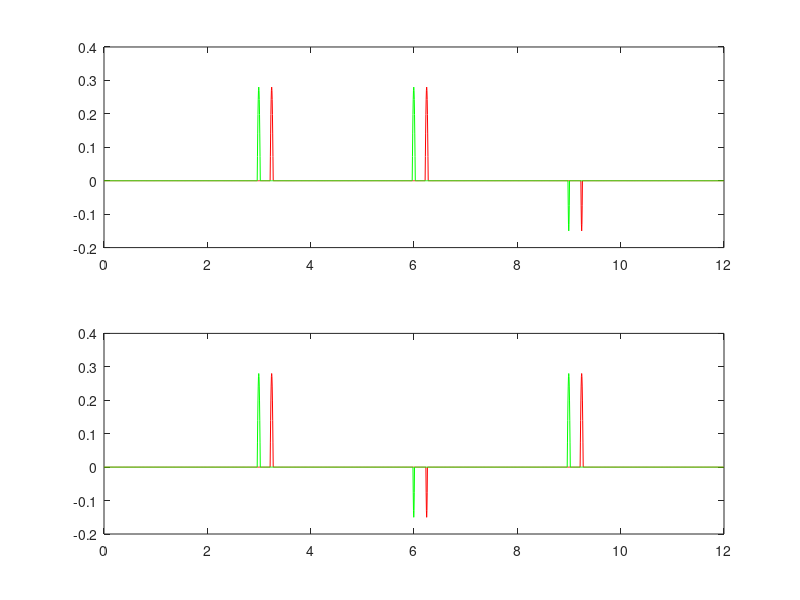

Here is the MATLAB script that generated this plot:
clear all;
close all;
%%%%%% Change parameters
global Ms mr1 mr2 mr3 mr4 k1 k2 k3 k4 kp I_teta I_phi Lr Lf  Hf Hr 

Ms=1100;  % Kg
mr1=20;    % Kg
mr2=20;    % Kg
mr3=30;    % Kg
mr4=30;    % Kg
k1=20000; % N/m
k2=20000; % N/m
k3=15000; % N/m
k4=15000; % N/m
kp=150000;% N/m

I_teta=310; % N m s^2
I_phi=310;  % N m s^2
Lr=1.5; % m
Lf=1; % m
Hr=0.625; % m
Hf=0.625; % m

% Simulation set up

dt=1/200;
t=0:dt:12;

% Bump
v=10; % Speed in m/s


A1=0.28;
init1=594;
fim1=606;

Last=length(t)-1;
T=(Lr+Lf)/v;
N=round(T/dt);

w1=zeros(1,length(t)-1);
w3=zeros(1,length(t)-1);

%%%% First Bump
for jj=1:length(t)
    
    if (jj>init1) && (jj<fim1)
        w3(jj)=A1*sin(((t(jj)-t(init1))/(t(fim1)-t(init1)))*pi);

    end
    ii=jj+50;
    if (jj>init1) && (jj<fim1)
        w1(ii)=A1*sin(((t(jj)-t(init1))/(t(fim1)-t(init1)))*pi);

    end
end

w2=w1;
w4=w3;

init1=1194;
fim1=1206;
init2=1197;
fim2=1203;
A1=0.28;
A2=-0.15;

%%%% Second Bump
for jj=1:length(t)
    
    if (jj>init1) && (jj<fim1)
        w3(jj)=A1*sin(((t(jj)-t(init1))/(t(fim1)-t(init1)))*pi);

    end
    ii=jj+50;
    if (jj>init1) && (jj<fim1)
        w1(ii)=A1*sin(((t(jj)-t(init1))/(t(fim1)-t(init1)))*pi);

    end
    
    
    
    if (jj>init2) && (jj<fim2)
        w4(jj)=A2*sin(((t(jj)-t(init2))/(t(fim2)-t(init2)))*pi);

    end
    ii=jj+50;
    if (jj>init2) && (jj<fim2)
        w2(ii)=A2*sin(((t(jj)-t(init2))/(t(fim2)-t(init2)))*pi);

    end
end

init1=1797;
fim1=1803;
init2=1794;
fim2=1806;
A1=-0.15;
A2=0.28;

%%%% Third Bump
for jj=1:length(t)
    
    if (jj>init1) && (jj<fim1)
        w3(jj)=A1*sin(((t(jj)-t(init1))/(t(fim1)-t(init1)))*pi);

    end
    ii=jj+50;
    if (jj>init1) && (jj<fim1)
        w1(ii)=A1*sin(((t(jj)-t(init1))/(t(fim1)-t(init1)))*pi);

    end
    
    
    
    if (jj>init2) && (jj<fim2)
        w4(jj)=A2*sin(((t(jj)-t(init2))/(t(fim2)-t(init2)))*pi);

    end
    ii=jj+50;
    if (jj>init2) && (jj<fim2)
        w2(ii)=A2*sin(((t(jj)-t(init2))/(t(fim2)-t(init2)))*pi);

    end
end

WW =[ w1 ;  w2 ;  w3 ;  w4]';


figure(1);

subplot(2,1,1);
plot(t(1:length(w1)),w1,'r');hold on;plot(t(1:length(w1)),w3,'g');
subplot(2,1,2);
plot(t(1:length(w1)),w2,'r');hold on;plot(t(1:length(w1)),w4,'g');


save road.mat WW  